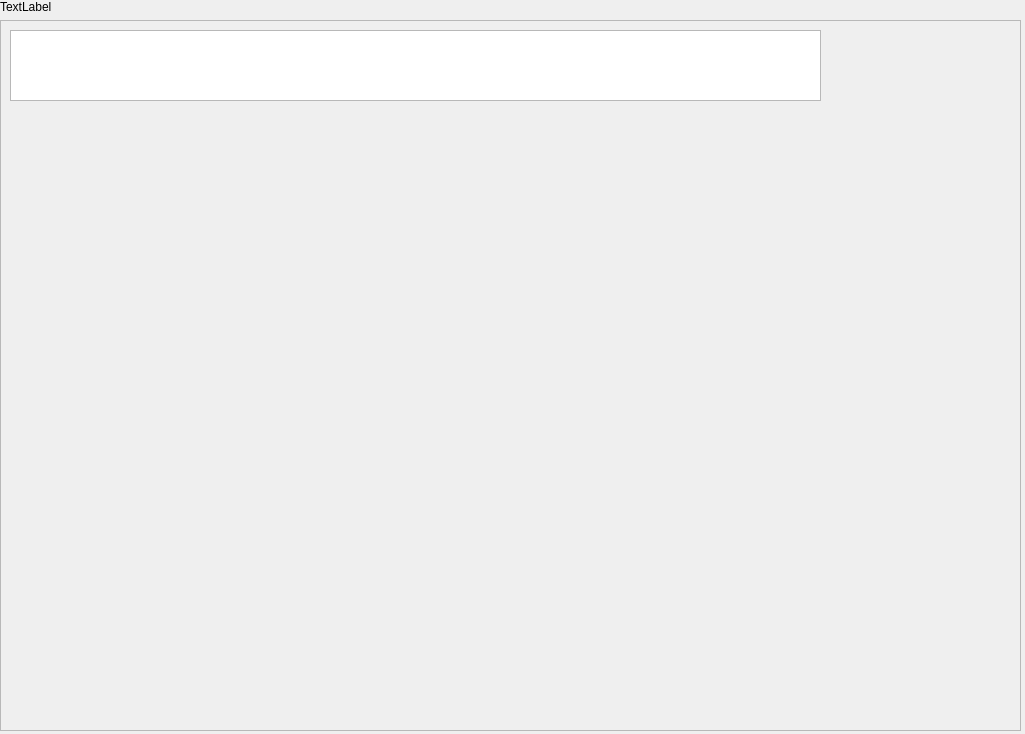
<?xml version="1.0" encoding="UTF-8"?>
<ui version="4.0">
 <class>Form</class>
 <widget class="QWidget" name="Form">
  <property name="geometry">
   <rect>
    <x>0</x>
    <y>0</y>
    <width>1025</width>
    <height>734</height>
   </rect>
  </property>
  <property name="windowTitle">
   <string>Form</string>
  </property>
  <widget class="QWidget" name="verticalLayoutWidget">
   <property name="geometry">
    <rect>
     <x>0</x>
     <y>0</y>
     <width>1021</width>
     <height>731</height>
    </rect>
   </property>
   <layout class="QVBoxLayout" name="verticalLayout">
    <item>
     <widget class="QLabel" name="label">
      <property name="styleSheet">
       <string notr="true">margin: 0;</string>
      </property>
      <property name="text">
       <string>TextLabel</string>
      </property>
     </widget>
    </item>
    <item>
     <widget class="QFrame" name="frame">
      <property name="sizePolicy">
       <sizepolicy hsizetype="Expanding" vsizetype="Expanding">
        <horstretch>0</horstretch>
        <verstretch>0</verstretch>
       </sizepolicy>
      </property>
      <property name="frameShape">
       <enum>QFrame::StyledPanel</enum>
      </property>
      <property name="frameShadow">
       <enum>QFrame::Raised</enum>
      </property>
      <widget class="QTextBrowser" name="textBrowser">
       <property name="geometry">
        <rect>
         <x>10</x>
         <y>10</y>
         <width>811</width>
         <height>71</height>
        </rect>
       </property>
      </widget>
      <widget class="QWidget" name="verticalLayoutWidget_2">
       <property name="geometry">
        <rect>
         <x>20</x>
         <y>20</y>
         <width>160</width>
         <height>80</height>
        </rect>
       </property>
       <layout class="QVBoxLayout" name="verticalLayout_2"/>
      </widget>
     </widget>
    </item>
   </layout>
  </widget>
 </widget>
 <resources/>
 <connections/>
</ui>
